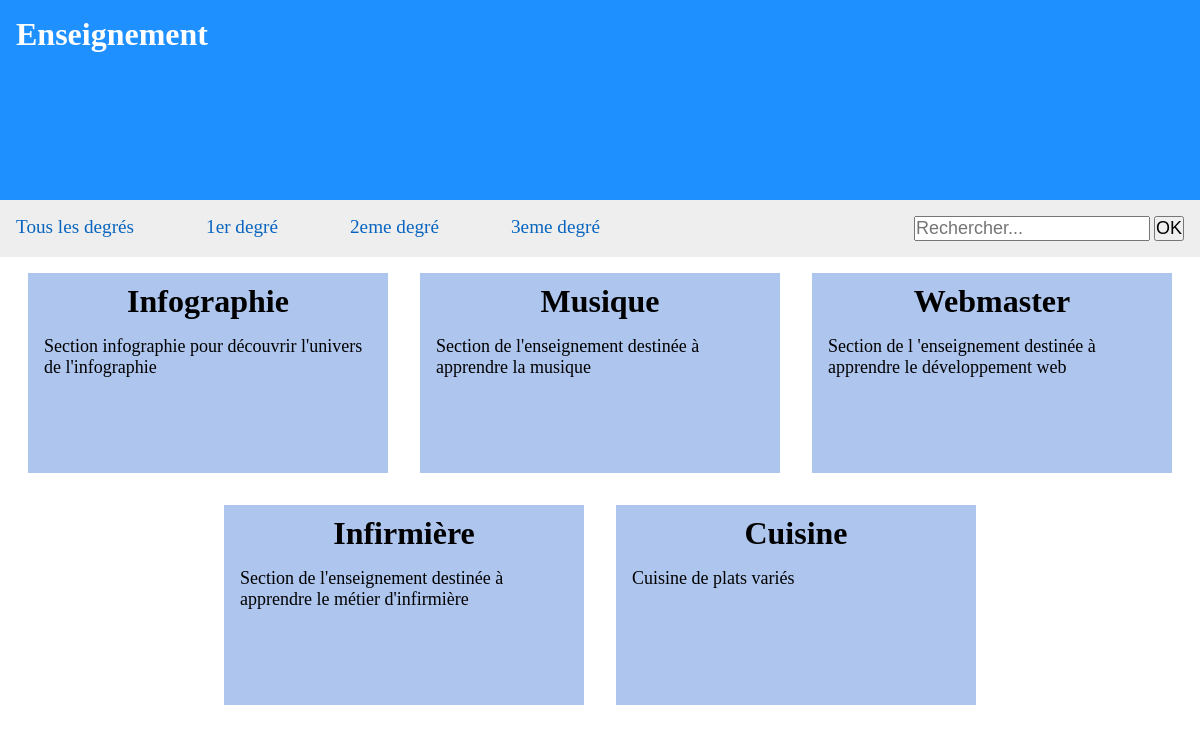
The page / on the database its author committed.
### tables this page shows
CREATE TABLE `categories` (
                              `id` int(11) NOT NULL,
                              `name` varchar(100) DEFAULT NULL,
                              `description` varchar(255) DEFAULT NULL,
                              `site` varchar(100) DEFAULT NULL,
                              `ecole` varchar(255) DEFAULT NULL,
                              `degree` int(2) DEFAULT NULL
);

### index.php (the view, shortened to what this page needs)
<?php
require 'connect_database.php';
?>
<!DOCTYPE html>
<html lang="fr">
<head>
    <link rel="stylesheet" href="style.css">
</head>
<body>
<header>
    <h1>Enseignement</h1>
</header>
<nav>
    <ul>
        <li><a href="index.php?degree=all">Tous les degrés</a></li>
        <li><a href="index.php?degree=1">1er degré</a></li>
        <li><a href="index.php?degree=2">2eme degré</a></li>
        <li><a href="index.php?degree=3">3eme degré</a></li>
    </ul>
    <form action="search.php" method="GET">
        <input type="text" placeholder="Rechercher..." name="search">
        <input type="submit" value="OK">
    </form>
</nav>
<section id="sections">
    <?php
    if (isset($database)) {
        $sql = 'SELECT * FROM categories';
        $query = $database->query($sql);
        while ($data = $query->fetch()) : ?>
            <div class="section_container">
                <h2 class="title"><?= $data['name'] ?></h2>
                <p class="description"><?= $data['description'] ?></p>
            </div>
        <?php endwhile;
    }
    ?>
</section>
</body>
</html>

### style.css (style rules this page uses)
* { margin: 0; padding: 0; box-sizing: border-box; }
header { width: 100%; height: 200px; background: dodgerblue; overflow: hidden; color: white; }
header h1 { margin: 1rem 0 0 1rem }
nav { background: #eee; display: flex; justify-content: space-between; padding: 1rem; }
nav ul { width: 50%; display: flex; list-style: none; justify-content: space-between; }
nav ul li a { color: #0865bf; text-decoration: none; font-size: 1.2rem; }
nav input { font-size: 18px; }
#sections { display: flex; flex-wrap: wrap; justify-content: center; }
#sections .section_container { width: 30%; height: 200px; background: #aec5ee; margin: 1rem; cursor: pointer; }
.section_container .title { text-align: center; margin-top: 10px ; font-size: 32px }
.section_container .description { font-size: 18px; padding: 1rem }

### rows shown on the page
categories: name "Infographie", description "Section infographie pour découvrir l'univers de l'infographie"
categories: name "Musique", description "Section de l'enseignement destinée à apprendre la musique"
categories: name "Webmaster", description "Section de l 'enseignement destinée à apprendre le développement web"
categories: name "Infirmière", description "Section de l'enseignement destinée à apprendre le métier d'infirmière"
categories: name "Cuisine", description "Cuisine de plats variés"
